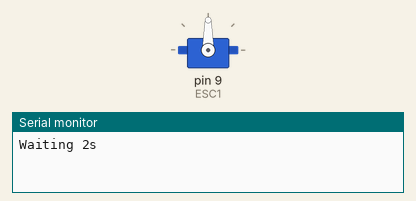
The sketch below on a simulated Arduino Uno, built with avr-gcc and run on an emulated ATmega328P. Parts: servo, the last lines printed to the serial monitor.

Above: at 0.1 s.
At 2.1 s:
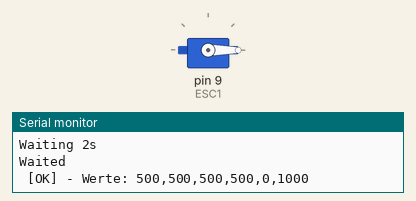
Timing chart, 0 to 3.6 s (numbered marks = the images above):
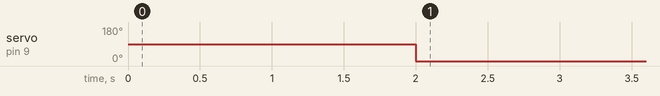

Measured:
- by itself, servo on pin 9 (ESC1): 90° → 0° at 2.0 s

The sketch:

Motor-V5.1.ino
```cpp
#include <Servo.h>

#define ENABLE_PIN 8
#define SPEED 180  //SPEED... I am SPEED... Faster than fast quicker than quick... I am lightning
int EN = 1;        // 0=Enabled, 1=Disabled
int Drive = 0;     // Drive Status
long speedX = 0;
long speedY = 0;

Servo ESC1;       // create Servo object to control a servo
int ESC1pos = 0;  // variable to store the servo position

int applyDeadzone(int value, int dz) {
  return (abs(value) < dz) ? 0 : value;
}

const byte ST = 0xA1;
const int NUM_CHANNELS = 6;
int channels[NUM_CHANNELS];

unsigned long lastPacketTime = 0;
const unsigned long TimeoutFailsafe = 500;
bool failsafeActive = false;

// Binärprotokoll: pro Kanal 2 Bytes (low/high, je auf 7 Bit begrenzt), damit
// alle Nutzdaten-Bytes < 0x80 bleiben - nur die Start-Bytes der Boards
// (0xA0-0xA3) haben Bit 7 gesetzt und sind so immer eindeutig vom Kanalwert
// zu unterscheiden. Dadurch ist die Frame-Länge konstant, egal ob die Kanäle
// bei 0 oder bei 1000 stehen.
const int FRAME_PAYLOAD_LEN = NUM_CHANNELS * 2;
byte frameBuffer[FRAME_PAYLOAD_LEN];
int frameIndex = 0;
bool receivingFrame = false;

void setup() {
  Serial.begin(115200);

  ESC1.attach(9);  // attaches the servo on pin 9 to the Servo object
  ESC1.write(90);
  Serial.println("Waiting 2s");
  delay(2000);
  Serial.println("Waited");

  activateFailsafe();
  lastPacketTime = millis();
}

void loop() {
  ReadSerial();
  Channellogic();
  ESC();
  static unsigned long lastDebugTime = 0;
  if (millis() - lastDebugTime > 100) {  // Nur alle 100ms Text ausgeben (schont die CPU)
    lastDebugTime = millis();
  printDebugInfo();
  }
}


void ReadSerial() {
  while (Serial.available() > 0) {  //Wenn Serielle Daten verfügbar sind
    byte incomingByte = Serial.read();

    if (incomingByte == ST) {  //Falls unser Startbyte erkannt wird: neuen Frame beginnen
      receivingFrame = true;
      frameIndex = 0;
      continue;
    }

    if (incomingByte & 0x80) {
      // Startbyte eines anderen Boards -> unser Frame ist ungültig/beendet
      receivingFrame = false;
      continue;
    }

    if (!receivingFrame) continue;

    if (frameIndex < FRAME_PAYLOAD_LEN) {
      frameBuffer[frameIndex++] = incomingByte;
    } else {
      // Dieses Byte ist die Prüfsumme -> Frame ist komplett
      decodeFrame(incomingByte);
      receivingFrame = false;
    }
  }

  //  Failsafe Check
  if (millis() - lastPacketTime > TimeoutFailsafe) {
    if (!failsafeActive) {
      activateFailsafe();
      failsafeActive = true;
    }
  }
}

// Prüft die Prüfsumme und übernimmt bei Erfolg die Kanalwerte aus frameBuffer.
void decodeFrame(byte receivedChecksum) {
  byte checksum = 0;
  for (int i = 0; i < FRAME_PAYLOAD_LEN; i++) checksum ^= frameBuffer[i];
  checksum &= 0x7F;

  if (checksum != receivedChecksum) {
    // Frame verwerfen, da Prüfsumme nicht passt (z.B. durch Bitfehler)
    return;
  }

  for (int i = 0; i < NUM_CHANNELS; i++) {
    byte lowBits = frameBuffer[i * 2];
    byte highBits = frameBuffer[i * 2 + 1];
    channels[i] = lowBits | (highBits << 7);
  }

  // Wenn Daten korrekt ankommen -> Failsafe beenden
  if (failsafeActive) {
    failsafeActive = false;
  }
  lastPacketTime = millis();  // Zeitstempel für Timeout-Timer erneuern
}

void activateFailsafe() {
  // Sicherheitswerte definieren (z.B. alles auf 0)
  channels[0] = 500;
  channels[1] = 500;
  channels[2] = 500;
  channels[3] = 500;
  channels[4] = 0;
  channels[5] = 1000;
}

void printDebugInfo() {
  if (failsafeActive) {
    Serial.print(" [!] - Fallback: ");
  } else {
    Serial.print(" [OK] - Werte: ");
  }

  for (int i = 0; i < NUM_CHANNELS; i++) {
    Serial.print(channels[i]);
    if (i < NUM_CHANNELS - 1) Serial.print(",");
  }
  Serial.println();
}

void Channellogic() {
  speedX = map(channels[0], 0, 1000, 0, SPEED);
  speedX = applyDeadzone(speedX, 100);

  speedY = map(channels[1], 0, 1000, 0, SPEED);
  speedY = applyDeadzone(speedY, 100);

  // Logik für Enable (EN)
  if (channels[5] < 500) {
    EN = 0;  // Motor AN
  } else {
    EN = 1;  // Motor AUS
  }

  if (channels[4] < 500) {
    Drive = 1;
  } else {
    Drive = 0;
  }
  if (Drive == 1) {  // Arming in Drive Action
    if (speedX != 0 || speedY != 0) {
      EN = 0;  // Wenn die Sticks nicht center sind, Motor AN
    }
  }
  if (channels[5] > 500 && channels[4] > 500) {
    EN = 1;
  }
}

void ESC() {

  if (Drive == 1) {
    ESC1.write(speedX);
  }
  if (Drive == 0) {
    ESC1.write(90);
  }
}
```
